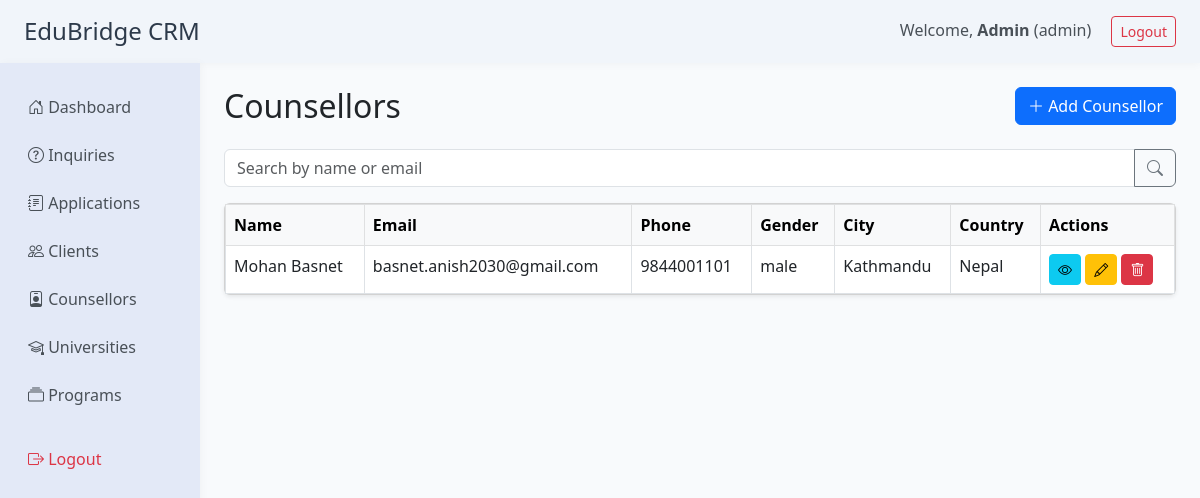
Screenshot of /modules/counsellors/list.php (signed in) with the database file from the repository.
### tables this page shows
CREATE TABLE `counsellor` (
  `id` int(11) NOT NULL,
  `first_name` varchar(50) NOT NULL,
  `middle_name` varchar(50) DEFAULT NULL,
  `last_name` varchar(50) NOT NULL,
  `dob` date DEFAULT NULL,
  `nationality` varchar(50) DEFAULT NULL,
  `email` varchar(100) NOT NULL,
  `phone` varchar(20) DEFAULT NULL,
  `gender` enum('male','female','other') DEFAULT 'other',
  `address` varchar(255) DEFAULT NULL,
  `city` varchar(50) DEFAULT NULL,
  `state` varchar(50) DEFAULT NULL,
  `country` varchar(50) DEFAULT NULL,
  `zip_code` varchar(20) DEFAULT NULL,
  `profile_picture` varchar(255) DEFAULT NULL,
  `accountId` char(36) NOT NULL,
  `invited_by` char(36) DEFAULT NULL,
  `created_at` datetime NOT NULL DEFAULT current_timestamp(),
  `updated_at` datetime NOT NULL DEFAULT current_timestamp() ON UPDATE current_timestamp()
);

### modules/counsellors/list.php (the view, shortened to what this page needs)
<?php
require_once '../../includes/db.php';
$search = trim($_GET['search'] ?? '');
$where = $search ? "WHERE first_name LIKE CONCAT('%', ?, '%') OR last_name LIKE CONCAT('%', ?, '%') OR email LIKE CONCAT('%', ?, '%')" : '';
$page = max(1, intval($_GET['page'] ?? 1));
$per_page = 10;
$offset = ($page - 1) * $per_page;
if ($where) {
    $stmt = $mysqli->prepare("SELECT SQL_CALC_FOUND_ROWS * FROM counsellor $where ORDER BY created_at DESC LIMIT ?, ?");
    $stmt->bind_param('ssii', $search, $search, $search, $offset, $per_page);
} else {
    $stmt = $mysqli->prepare("SELECT SQL_CALC_FOUND_ROWS * FROM counsellor ORDER BY created_at DESC LIMIT ?, ?");
    $stmt->bind_param('ii', $offset, $per_page);
}
$stmt->execute();
$counsellors = $stmt->get_result()->fetch_all(MYSQLI_ASSOC);
?>
<!DOCTYPE html>
<html lang="en">
<head>
    <link href="https://cdn.jsdelivr.net/npm/bootstrap@5.3.0/dist/css/bootstrap.min.css" rel="stylesheet">
    <link rel="stylesheet" href="https://cdn.jsdelivr.net/npm/bootstrap-icons@1.10.5/font/bootstrap-icons.css">
</head>
<body>
<?php include '../../includes/header.php'; ?>
<div class="container-fluid">
    <div class="row">
        <?php include '../../includes/sidebar.php'; ?>
        <main class="col-md-10 ms-sm-auto px-4 py-4">
            <div class="d-flex justify-content-between align-items-center mb-4">
                <h2 class="mb-0">Counsellors</h2>
                <a href="add.php" class="btn btn-primary"><i class="bi bi-plus-lg"></i> Add Counsellor</a>
            </div>
            <form class="mb-3" method="get">
                <div class="input-group">
                    <input type="text" name="search" class="form-control" placeholder="Search by name or email" value="<?= htmlspecialchars($search) ?>">
                    <button class="btn btn-outline-secondary" type="submit"><i class="bi bi-search"></i></button>
                </div>
            </form>
            <div class="card shadow-sm">
                <div class="card-body p-0">
                    <div class="table-responsive">
                        <table class="table table-bordered table-hover mb-0">
                            <thead class="table-light">
                                <tr>
                                    <th>Name</th>
                                    <th>Email</th>
                                    <th>Phone</th>
                                    <th>Gender</th>
                                    <th>City</th>
                                    <th>Country</th>
                                    <th>Actions</th>
                                </tr>
                            </thead>
                            <tbody>
                                <?php if (empty($counsellors)): ?>
                                    <tr><td colspan="7" class="text-center text-muted">No counsellors found.</td></tr>
                                <?php else: ?>
                                <?php foreach ($counsellors as $c): ?>
                                    <tr>
                                        <td><?= htmlspecialchars(trim($c['first_name'] . ' ' . $c['middle_name'] . ' ' . $c['last_name'])) ?></td>
                                        <td><?= htmlspecialchars($c['email']) ?></td>
                                        <td><?= htmlspecialchars($c['phone']) ?></td>
                                        <td><?= htmlspecialchars($c['gender']) ?></td>
                                        <td><?= htmlspecialchars($c['city']) ?></td>
                                        <td><?= htmlspecialchars($c['country']) ?></td>
                                        <td>
                                            <a href="view.php?id=<?= $c['id'] ?>" class="btn btn-sm btn-info"><i class="bi bi-eye"></i></a>
                                            <a href="edit.php?id=<?= $c['id'] ?>" class="btn btn-sm btn-warning"><i class="bi bi-pencil"></i></a>
                                            <a href="delete.php?id=<?= $c['id'] ?>" class="btn btn-sm btn-danger" onclick="return confirm('Delete this counsellor?');"><i class="bi bi-trash"></i></a>
                                        </td>
                                    </tr>
                                <?php endforeach; ?>
                                <?php endif; ?>
                            </tbody>
                        </table>
                    </div>
                </div>
            </div>
        </main>
    </div>
</div>
</body>
</html>

### modules/counsellors/list.php (style rules this page uses)
body { background: #f8fafc; }

### rows the page displays
counsellor: first_name+middle_name+last_name "Mohan Basnet", email "basnet.anish2030@gmail.com", phone "9844001101", gender "male", city "Kathmandu", country "Nepal"

### other values shown
$user_name "Admin"
$user_role "admin"
